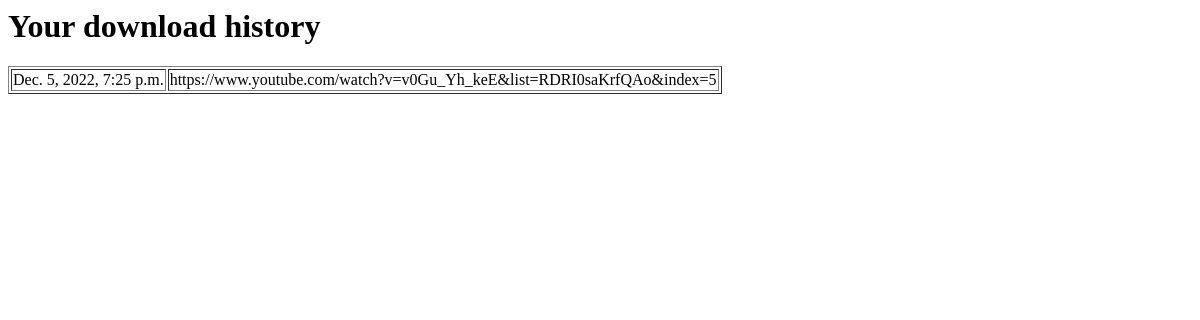
The app's page /convertor/history (signed in), older data.
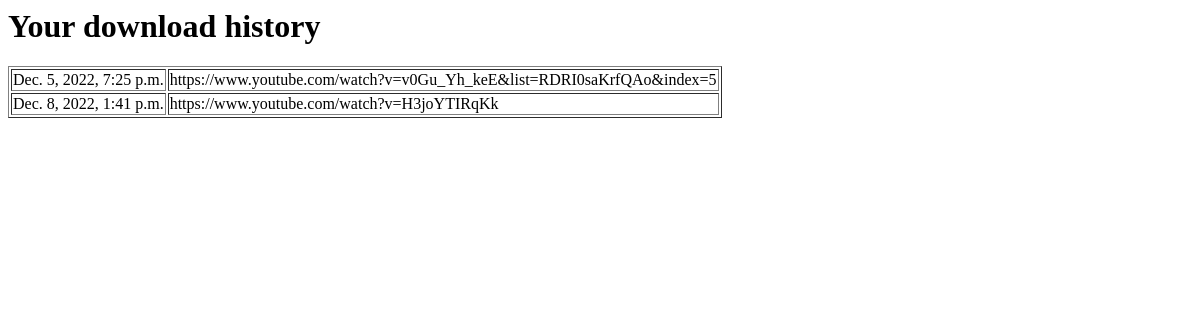
The same page, newer data.
### convertor/models.py (models this page shows)
class Conversion(models.Model):
    ts = models.DateTimeField(auto_now=True)
    yt_url = models.CharField(max_length=255)
    file = models.FileField(upload_to='mp3/')
    user = models.ForeignKey(get_user_model(), models.CASCADE)

### convertor/views.py (the view)
# urls.py: path('history', HistoryView.as_view(), name='history'),
class HistoryView(LoginRequiredMixin, TemplateView):
    template_name = "history.html"
    def get_context_data(self, **kwargs):
        output_history = Conversion.objects.filter(user=self.request.user)
        return {"output_history": output_history}

### convertor/templates/history.html (shortened to what this page needs)
<html>
    <head>
    </head>
    <body>
        <h1>Your download history</h1>
        <div>
             <table border="1">
                 <tbody>
                    {% for line in output_history %}
                    <tr>
                        <td>{{ line.ts }}</td>
                        <td>{{ line.yt_url }}</td>
                    </tr>
                    {% endfor %}
                 </tbody>
             </table>
        </div>
    </body>
</html>

Row changes from the older to the newer data that the page shows:
added Conversion: ts "Dec. 8, 2022, 1:41 p.m.", yt_url "https://www.youtube.com/watch?v=H3joYTIRqKk"
